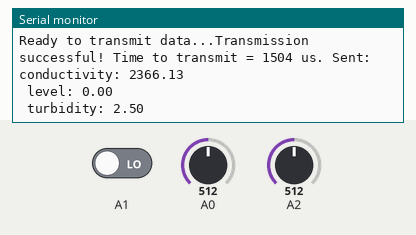
Simulated run of this sketch. Board: Arduino Uno, built with avr-gcc and run on an emulated ATmega328P. On the bench: the last lines printed to the serial monitor. The inputs (shaded band) are chosen by the test bench; at power-on: A0 = 512, A2 = 512, A1 LOW. No radio packets arrive unless stated.

Above: at 1.8 s.
1.9 s: A0 set to 716
At 2.8 s:
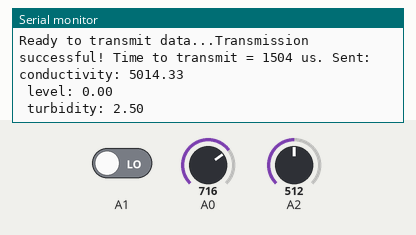
3.4 s: A2 set to 716
At 4.7 s:
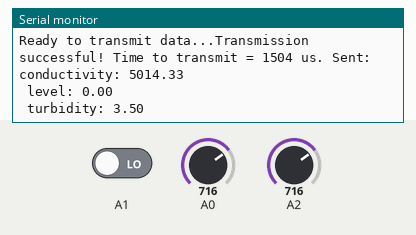
4.9 s: A1 driven HIGH
6.4 s: A0 set to 900
At 7.7 s:
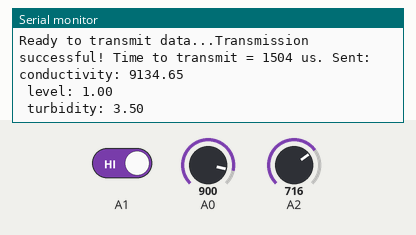
7.9 s: A2 set to 900
At 8.9 s:
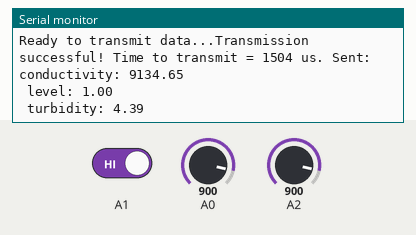
Timing chart, 0 to 10.4 s (numbered marks = the images above; inputs shaded):
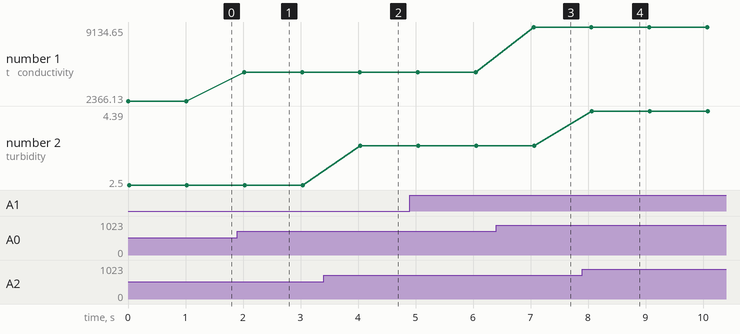

The sketch:

RF24.ino
```cpp
#include <SPI.h>
#include "RF24.h"

#define CE_PIN 9
#define CSN_PIN 10

struct SensorData {
  float conductivity;
  float level;
  float turbidity;
};

SensorData readSensors() {
  SensorData data;

  // 读取电导率传感器的值（模拟输入）
  float compensationVolatge = analogRead(A0) * (5.0 / 1024.0);
  data.conductivity = ((133.42 * compensationVolatge * compensationVolatge * compensationVolatge -
                        255.86 * compensationVolatge * compensationVolatge +
                        857.39*compensationVolatge) * 0.5 * 1.8);

  // 读取水位传感器的值（数字输入）
  data.level = digitalRead(A1);

  // 读取浊度传感器的值
  float sensorValue = analogRead(A2);
  data.turbidity = sensorValue * (5.0 / 1024.0);

  return data;
}

RF24 radio(CE_PIN, CSN_PIN);

uint8_t address[][3] = {"1Node"};

void setup() {
  Serial.begin(115200);
  while (!Serial) {
    // some boards need to wait to ensure access to serial over USB
  }

  // initialize the transceiver on the SPI bus
  if (!radio.begin()) {
    Serial.println(F("radio hardware is not responding!!"));
    while (1) {}  // hold in infinite loop
  }

  Serial.println(F("Prepared to send data."));
  radio.setPALevel(RF24_PA_LOW);

  radio.setPayloadSize(sizeof(SensorData));

  radio.openWritingPipe(address[0]);

  radio.stopListening();  // put radio in TX mode
}

void loop() {

    Serial.print(F("Ready to transmit data..."));

    SensorData sensorData = readSensors();
    unsigned long start_timer = micros();                // start the timer
    bool report = radio.write(&sensorData, sizeof(SensorData));  // transmit & save the report
    unsigned long end_timer = micros();                  // end the timer

    if (report) {
      Serial.print(F("Transmission successful! "));  // payload was delivered
      Serial.print(F("Time to transmit = "));
      Serial.print(end_timer - start_timer);  // print the timer result
      Serial.print(F(" us. Sent: "));

      Serial.print(" conductivity: ");
      Serial.println(sensorData.conductivity);
      Serial.print(" level: ");
      Serial.println(sensorData.level);
      Serial.print(" turbidity: ");
      Serial.println(sensorData.turbidity);
    } else {
      Serial.println(F("Transmission failed or timed out"));  // payload was not delivered
    }
    // to make this example readable in the serial monitor
    delay(1000);  // slow transmissions down by 1 second
}
```

Measured:
- after the input at 1.9 s, the serial monitor: prints a new line after 0.12 s (image 1)
- after the input at 3.4 s, the serial monitor: prints a new line after 0.64 s (image 2)
- after the input at 6.4 s, the serial monitor: prints a new line after 0.65 s (image 3)
- after the input at 7.9 s, the serial monitor: prints a new line after 0.17 s (image 4)
- plotted number 1: 2366.13 → 5014.33 after the input at 1.9 s, 5014.33 → 9134.65 after the input at 6.4 s
- plotted number 2: 2.5 → 3.5 after the input at 3.4 s, 3.5 → 4.39 after the input at 7.9 s
